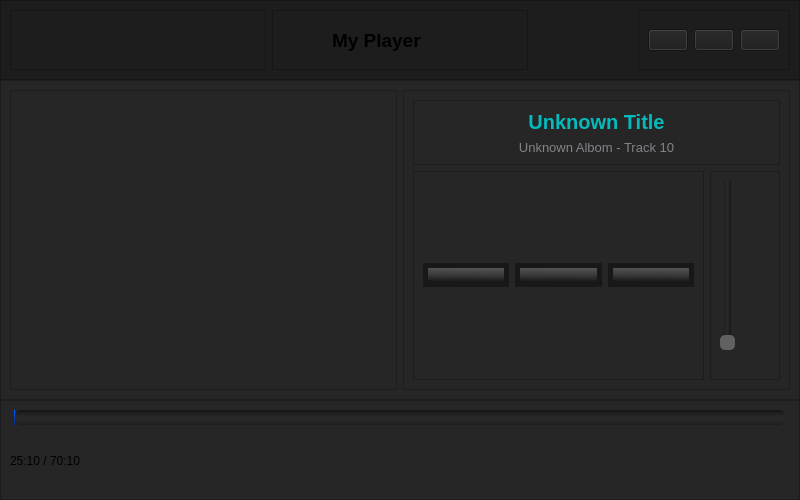
<?xml version="1.0" encoding="UTF-8"?>
<ui version="4.0">
 <class>MainWindow</class>
 <widget class="QMainWindow" name="MainWindow">
  <property name="geometry">
   <rect>
    <x>0</x>
    <y>0</y>
    <width>800</width>
    <height>500</height>
   </rect>
  </property>
  <property name="minimumSize">
   <size>
    <width>800</width>
    <height>0</height>
   </size>
  </property>
  <property name="maximumSize">
   <size>
    <width>16777215</width>
    <height>16777215</height>
   </size>
  </property>
  <property name="windowTitle">
   <string>MainWindow</string>
  </property>
  <property name="styleSheet">
   <string notr="true">background-color: rgb(38, 38, 38);</string>
  </property>
  <widget class="QWidget" name="centralwidget">
   <layout class="QVBoxLayout" name="verticalLayout">
    <property name="spacing">
     <number>0</number>
    </property>
    <property name="leftMargin">
     <number>0</number>
    </property>
    <property name="topMargin">
     <number>0</number>
    </property>
    <property name="rightMargin">
     <number>0</number>
    </property>
    <property name="bottomMargin">
     <number>0</number>
    </property>
    <item>
     <widget class="QFrame" name="frame_header">
      <property name="minimumSize">
       <size>
        <width>0</width>
        <height>80</height>
       </size>
      </property>
      <property name="maximumSize">
       <size>
        <width>16777215</width>
        <height>80</height>
       </size>
      </property>
      <property name="styleSheet">
       <string notr="true">background-color: rgb(29, 29, 29);</string>
      </property>
      <property name="frameShape">
       <enum>QFrame::StyledPanel</enum>
      </property>
      <property name="frameShadow">
       <enum>QFrame::Raised</enum>
      </property>
      <layout class="QHBoxLayout" name="horizontalLayout">
       <item>
        <widget class="QFrame" name="header_center_frame">
         <property name="frameShape">
          <enum>QFrame::StyledPanel</enum>
         </property>
         <property name="frameShadow">
          <enum>QFrame::Raised</enum>
         </property>
         <layout class="QHBoxLayout" name="horizontalLayout_4"/>
        </widget>
       </item>
       <item>
        <widget class="QFrame" name="frame">
         <property name="frameShape">
          <enum>QFrame::StyledPanel</enum>
         </property>
         <property name="frameShadow">
          <enum>QFrame::Raised</enum>
         </property>
         <widget class="QLabel" name="label_2">
          <property name="geometry">
           <rect>
            <x>10</x>
            <y>10</y>
            <width>41</width>
            <height>41</height>
           </rect>
          </property>
          <property name="maximumSize">
           <size>
            <width>50</width>
            <height>50</height>
           </size>
          </property>
          <property name="font">
           <font>
            <pointsize>10</pointsize>
            <bold>false</bold>
           </font>
          </property>
          <property name="text">
           <string/>
          </property>
          <property name="pixmap">
           <pixmap>../img/icon.png</pixmap>
          </property>
          <property name="scaledContents">
           <bool>true</bool>
          </property>
         </widget>
         <widget class="QLabel" name="label_3">
          <property name="geometry">
           <rect>
            <x>60</x>
            <y>10</y>
            <width>111</width>
            <height>41</height>
           </rect>
          </property>
          <property name="font">
           <font>
            <pointsize>14</pointsize>
            <bold>true</bold>
           </font>
          </property>
          <property name="text">
           <string>My Player</string>
          </property>
         </widget>
        </widget>
       </item>
       <item alignment="Qt::AlignRight">
        <widget class="QFrame" name="header_right_frame">
         <property name="frameShape">
          <enum>QFrame::StyledPanel</enum>
         </property>
         <property name="frameShadow">
          <enum>QFrame::Raised</enum>
         </property>
         <layout class="QHBoxLayout" name="horizontalLayout_5">
          <item>
           <widget class="QPushButton" name="minimize_window_button">
            <property name="text">
             <string/>
            </property>
            <property name="icon">
             <iconset>
              <normaloff>../../python/sys_info/sys_info/icons/cil-minus.png</normaloff>../../python/sys_info/sys_info/icons/cil-minus.png</iconset>
            </property>
           </widget>
          </item>
          <item>
           <widget class="QPushButton" name="restore_window_button">
            <property name="text">
             <string/>
            </property>
            <property name="icon">
             <iconset>
              <normaloff>../../python/sys_info/sys_info/icons/cil-window-restore.png</normaloff>../../python/sys_info/sys_info/icons/cil-window-restore.png</iconset>
            </property>
           </widget>
          </item>
          <item>
           <widget class="QPushButton" name="close_window_button">
            <property name="text">
             <string/>
            </property>
            <property name="icon">
             <iconset>
              <normaloff>../../python/sys_info/sys_info/icons/X.png</normaloff>../../python/sys_info/sys_info/icons/X.png</iconset>
            </property>
           </widget>
          </item>
         </layout>
        </widget>
       </item>
      </layout>
     </widget>
    </item>
    <item alignment="Qt::AlignTop">
     <widget class="QFrame" name="frame_top">
      <property name="minimumSize">
       <size>
        <width>0</width>
        <height>320</height>
       </size>
      </property>
      <property name="frameShape">
       <enum>QFrame::StyledPanel</enum>
      </property>
      <property name="frameShadow">
       <enum>QFrame::Raised</enum>
      </property>
      <layout class="QHBoxLayout" name="horizontalLayout_2">
       <item>
        <widget class="QFrame" name="frame_img">
         <property name="minimumSize">
          <size>
           <width>100</width>
           <height>0</height>
          </size>
         </property>
         <property name="frameShape">
          <enum>QFrame::StyledPanel</enum>
         </property>
         <property name="frameShadow">
          <enum>QFrame::Raised</enum>
         </property>
         <layout class="QGridLayout" name="gridLayout">
          <item row="0" column="0">
           <widget class="QLabel" name="label_img">
            <property name="maximumSize">
             <size>
              <width>200</width>
              <height>200</height>
             </size>
            </property>
            <property name="text">
             <string/>
            </property>
            <property name="pixmap">
             <pixmap>../img/Music.jpg</pixmap>
            </property>
            <property name="scaledContents">
             <bool>true</bool>
            </property>
            <property name="alignment">
             <set>Qt::AlignCenter</set>
            </property>
           </widget>
          </item>
         </layout>
        </widget>
       </item>
       <item>
        <widget class="QFrame" name="frame_controls">
         <property name="frameShape">
          <enum>QFrame::StyledPanel</enum>
         </property>
         <property name="frameShadow">
          <enum>QFrame::Raised</enum>
         </property>
         <layout class="QGridLayout" name="gridLayout_2">
          <item row="1" column="0">
           <widget class="QFrame" name="frame_2">
            <property name="frameShape">
             <enum>QFrame::StyledPanel</enum>
            </property>
            <property name="frameShadow">
             <enum>QFrame::Raised</enum>
            </property>
            <layout class="QHBoxLayout" name="horizontalLayout_3">
             <item>
              <widget class="QPushButton" name="btn_back">
               <property name="styleSheet">
                <string notr="true">QPushButton{
border-width: 5px;
border-style: solid;
border-radius: 25px;;
border-color: rgb(24, 24, 24);
background-color: qlineargradient(spread:pad, x1:0.474, y1:1, x2:0.484221, y2:0, stop:0.0328638 rgba(0, 0, 0, 255), stop:0.478873 rgba(56, 56, 56, 255), stop:0.957746 rgba(98, 98, 98, 255));
}

QPushButton:pressed {
	background-color: qlineargradient(spread:pad, x1:0.46, y1:0, x2:0.488915, y2:1, stop:0.0328638 rgba(0, 0, 0, 255), stop:0.488263 rgba(56, 56, 56, 255), stop:0.957746 rgba(98, 98, 98, 255));
}</string>
               </property>
               <property name="text">
                <string/>
               </property>
               <property name="icon">
                <iconset>
                 <normaloff>../img/back.png</normaloff>../img/back.png</iconset>
               </property>
               <property name="iconSize">
                <size>
                 <width>40</width>
                 <height>40</height>
                </size>
               </property>
              </widget>
             </item>
             <item>
              <widget class="QPushButton" name="btn_play">
               <property name="styleSheet">
                <string notr="true">QPushButton{
border-width: 5px;
border-style: solid;
border-radius: 30px;;
border-color: rgb(24, 24, 24);
background-color: qlineargradient(spread:pad, x1:0.474, y1:1, x2:0.484221, y2:0, stop:0.0328638 rgba(0, 0, 0, 255), stop:0.478873 rgba(56, 56, 56, 255), stop:0.957746 rgba(98, 98, 98, 255));
}

QPushButton:pressed {
	background-color: qlineargradient(spread:pad, x1:0.46, y1:0, x2:0.488915, y2:1, stop:0.0328638 rgba(0, 0, 0, 255), stop:0.488263 rgba(56, 56, 56, 255), stop:0.957746 rgba(98, 98, 98, 255));
}</string>
               </property>
               <property name="text">
                <string/>
               </property>
               <property name="icon">
                <iconset>
                 <normaloff>../img/play.png</normaloff>../img/play.png</iconset>
               </property>
               <property name="iconSize">
                <size>
                 <width>55</width>
                 <height>55</height>
                </size>
               </property>
              </widget>
             </item>
             <item>
              <widget class="QPushButton" name="btn_next">
               <property name="styleSheet">
                <string notr="true">QPushButton{
border-width: 5px;
border-style: solid;
border-radius: 25px;;
border-color: rgb(24, 24, 24);
background-color: qlineargradient(spread:pad, x1:0.474, y1:1, x2:0.484221, y2:0, stop:0.0328638 rgba(0, 0, 0, 255), stop:0.478873 rgba(56, 56, 56, 255), stop:0.957746 rgba(98, 98, 98, 255));
}

QPushButton:pressed {
	background-color: qlineargradient(spread:pad, x1:0.46, y1:0, x2:0.488915, y2:1, stop:0.0328638 rgba(0, 0, 0, 255), stop:0.488263 rgba(56, 56, 56, 255), stop:0.957746 rgba(98, 98, 98, 255));
}</string>
               </property>
               <property name="text">
                <string/>
               </property>
               <property name="icon">
                <iconset>
                 <normaloff>../img/next.png</normaloff>../img/next.png</iconset>
               </property>
               <property name="iconSize">
                <size>
                 <width>40</width>
                 <height>40</height>
                </size>
               </property>
              </widget>
             </item>
            </layout>
           </widget>
          </item>
          <item row="1" column="1">
           <widget class="QFrame" name="frame_4">
            <property name="maximumSize">
             <size>
              <width>70</width>
              <height>16777215</height>
             </size>
            </property>
            <property name="frameShape">
             <enum>QFrame::StyledPanel</enum>
            </property>
            <property name="frameShadow">
             <enum>QFrame::Raised</enum>
            </property>
            <layout class="QVBoxLayout" name="verticalLayout_4">
             <item>
              <widget class="QSlider" name="music_volume">
               <property name="styleSheet">
                <string notr="true">QSlider::groove:vertical {
	background-color: qlineargradient(spread:pad, x1:1, y1:1, x2:0, y2:1, stop:0 rgba(22, 22, 22, 255), stop:0.446009 rgba(40, 40, 40, 255), stop:0.699531 rgba(40, 40, 40, 255), stop:1 rgba(29, 29, 29, 255));
	border-radius: 5px;
    position: absolute; /* absolutely position 4px from the left and right of the widget. setting margins on the widget should work too... */
    left: 4px; right: 4px;
}

QSlider::handle:vertical {
    height: 15px;
	background-color: rgb(97, 97, 97);
    margin: 0 -4px; /* expand outside the groove */
	border-radius: 5px;
}

QSlider::add-page:vertical {
    border-radius: 5px;
	
	background-color: qlineargradient(spread:pad, x1:0, y1:1, x2:1, y2:1, stop:0 rgba(0, 49, 145, 255), stop:0.399061 rgba(0, 49, 145, 255), stop:0.7277 rgba(0, 87, 255, 255), stop:1 rgba(0, 87, 255, 255));
}
</string>
               </property>
               <property name="orientation">
                <enum>Qt::Vertical</enum>
               </property>
              </widget>
             </item>
             <item>
              <widget class="QLabel" name="label_volum_img">
               <property name="maximumSize">
                <size>
                 <width>50</width>
                 <height>50</height>
                </size>
               </property>
               <property name="text">
                <string/>
               </property>
               <property name="pixmap">
                <pixmap>../img/volume.png</pixmap>
               </property>
               <property name="scaledContents">
                <bool>true</bool>
               </property>
              </widget>
             </item>
            </layout>
           </widget>
          </item>
          <item row="0" column="0" colspan="2">
           <widget class="QFrame" name="frame_3">
            <property name="frameShape">
             <enum>QFrame::StyledPanel</enum>
            </property>
            <property name="frameShadow">
             <enum>QFrame::Raised</enum>
            </property>
            <layout class="QVBoxLayout" name="verticalLayout_3">
             <item>
              <widget class="QLabel" name="label_title">
               <property name="maximumSize">
                <size>
                 <width>350</width>
                 <height>16777215</height>
                </size>
               </property>
               <property name="font">
                <font>
                 <pointsize>15</pointsize>
                 <bold>true</bold>
                 <underline>false</underline>
                 <strikeout>false</strikeout>
                 <stylestrategy>PreferDefault</stylestrategy>
                </font>
               </property>
               <property name="acceptDrops">
                <bool>false</bool>
               </property>
               <property name="styleSheet">
                <string notr="true">color: rgb(5, 186, 188);</string>
               </property>
               <property name="text">
                <string>Unknown Title</string>
               </property>
               <property name="scaledContents">
                <bool>false</bool>
               </property>
               <property name="alignment">
                <set>Qt::AlignCenter</set>
               </property>
               <property name="wordWrap">
                <bool>false</bool>
               </property>
              </widget>
             </item>
             <item>
              <widget class="QLabel" name="label_albom">
               <property name="font">
                <font>
                 <pointsize>10</pointsize>
                </font>
               </property>
               <property name="styleSheet">
                <string notr="true">color: rgb(131, 131, 136);</string>
               </property>
               <property name="text">
                <string>Unknown Albom - Track 10</string>
               </property>
               <property name="alignment">
                <set>Qt::AlignCenter</set>
               </property>
              </widget>
             </item>
            </layout>
           </widget>
          </item>
         </layout>
        </widget>
       </item>
      </layout>
     </widget>
    </item>
    <item>
     <widget class="QFrame" name="frame_bottom">
      <property name="minimumSize">
       <size>
        <width>0</width>
        <height>100</height>
       </size>
      </property>
      <property name="maximumSize">
       <size>
        <width>16777215</width>
        <height>100</height>
       </size>
      </property>
      <property name="frameShape">
       <enum>QFrame::StyledPanel</enum>
      </property>
      <property name="frameShadow">
       <enum>QFrame::Raised</enum>
      </property>
      <layout class="QVBoxLayout" name="verticalLayout_2">
       <item>
        <widget class="QSlider" name="music_slider">
         <property name="styleSheet">
          <string notr="true">QSlider::groove:horizontal {
	border-radius: 7px;
	background-color: qlineargradient(spread:pad, x1:0, y1:0, x2:0, y2:1, stop:0 rgba(22, 22, 22, 255), stop:0.446009 rgba(40, 40, 40, 255), stop:0.699531 rgba(40, 40, 40, 255), stop:1 rgba(29, 29, 29, 255));
    position: absolute; /* absolutely position 4px from the left and right of the widget. setting margins on the widget should work too... */
    left: 4px; right: 4px;
}


QSlider::sub-page:horizontal {
    border-radius: 7px;
	background-color: qlineargradient(spread:pad, x1:0, y1:0, x2:0, y2:1, stop:0 rgba(0, 85, 255, 255), stop:0.262911 rgba(0, 89, 255, 255), stop:0.57277 rgba(0, 57, 162, 255), stop:1 rgba(0, 47, 141, 255));
}</string>
         </property>
         <property name="orientation">
          <enum>Qt::Horizontal</enum>
         </property>
        </widget>
       </item>
       <item>
        <widget class="QLabel" name="label">
         <property name="text">
          <string>25:10 / 70:10</string>
         </property>
        </widget>
       </item>
      </layout>
     </widget>
    </item>
   </layout>
  </widget>
 </widget>
 <resources/>
 <connections/>
</ui>
